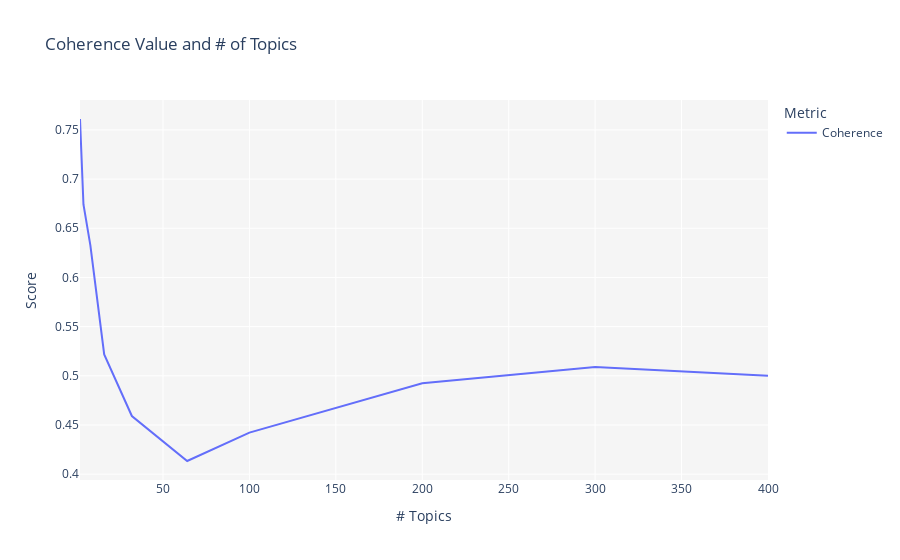

Notebook code cell kept with this figure:
### Code cell
# finding optimal number of topics for lda model (still focusing on using trigrams)
tuned_unsupervised = tune_model(model = 'lda', multi_core = True)

### Figure 1 — Plotly figure (JSON) as saved in the notebook; plotly's stock layout.template omitted (floating-point values rounded to 4 significant figures)
{"data": [{"hovertemplate": "Metric=Coherence<br># Topics=%{x}<br>Score=%{y}<extra></extra>", "legendgroup": "Coherence", "line": {"color": "#636efa", "dash": "solid", "shape": "linear"}, "marker": {"symbol": "circle"}, "mode": "lines", "name": "Coherence", "orientation": "v", "showlegend": true, "type": "scatter", "x": [2, 4, 8, 16, 32, 64, 100, 200, 300, 400], "xaxis": "x", "y": [0.7611, 0.6743, 0.6327, 0.5218, 0.4591, 0.4134, 0.4423, 0.4924, 0.5091, 0.5001], "yaxis": "y"}], "layout": {"autosize": true, "legend": {"title": {"text": "Metric"}, "tracegroupgap": 0}, "plot_bgcolor": "rgb(245,245,245)", "title": {"text": "Coherence Value and # of Topics"}, "xaxis": {"anchor": "y", "autorange": true, "domain": [0, 1], "range": [2, 400], "title": {"text": "# Topics"}, "type": "linear"}, "yaxis": {"anchor": "x", "autorange": true, "domain": [0, 1], "range": [0.3941, 0.7804], "title": {"text": "Score"}, "type": "linear"}}}
